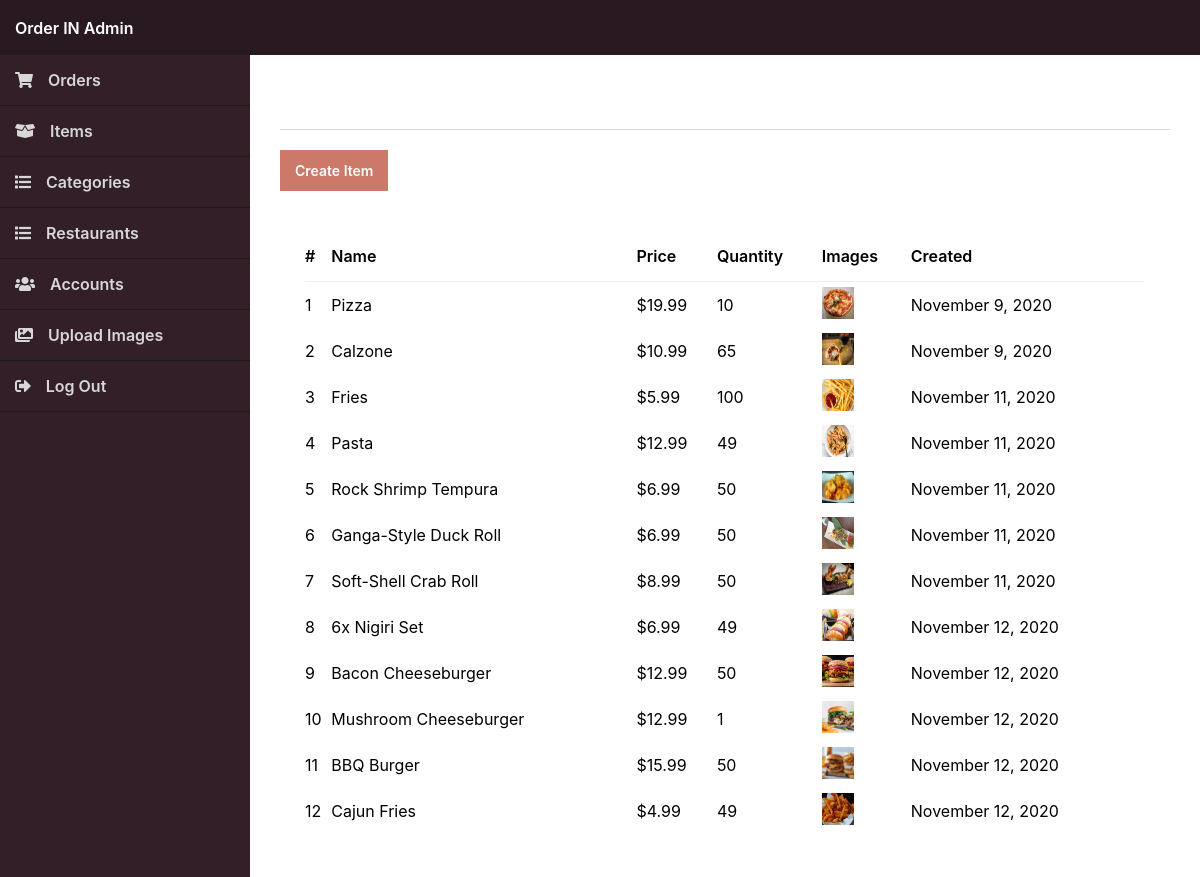
The app's page /admin/index.php?page=items (signed in) with its own data.
### tables this page shows
CREATE TABLE `items` (
  `id` int(11) NOT NULL,
  `name` varchar(200) NOT NULL,
  `desc` text NOT NULL,
  `price` decimal(7,2) NOT NULL,
  `quantity` int(11) NOT NULL,
  `img` text NOT NULL,
  `time` int(2) NOT NULL,
  `date_added` datetime NOT NULL DEFAULT current_timestamp()
);

### admin/index.php (called while the page is built, shortened)
<?php
include '../functions.php';
$page = isset($_GET['page']) && file_exists($_GET['page'] . '.php') ? $_GET['page'] : 'orders';
include $page . '.php';
?>

### admin/items.php (the view, shortened to what this page needs)
<?php
$stmt = $pdo->prepare('SELECT i.*, GROUP_CONCAT(ii.img) AS imgs FROM items i LEFT JOIN items_images ii ON i.id = ii.item_id GROUP BY i.id ORDER BY i.date_added ASC');
$stmt->execute();
$items = $stmt->fetchAll(PDO::FETCH_ASSOC);
?>
<?=template_admin_header('Items')?>
<h2>Items</h2>
<div class="links">
    <a href="index.php?page=item">Create Item</a>
</div>
<div class="content-block">
    <div class="table">
        <table>
            <thead>
                <tr>
                    <td class="responsive-hidden">#</td>
                    <td>Name</td>
                    <td>Price</td>
                    <td>Quantity</td>
                    <td class="responsive-hidden">Images</td>
                    <td class="responsive-hidden">Created</td>
                </tr>
            </thead>
            <tbody>
                <?php if (empty($items)): ?>
                <tr>
                    <td colspan="8" style="text-align:center;">There are no items</td>
                </tr>
                <?php else: ?>
                <?php foreach ($items as $item): ?>
                <tr class="details" onclick="location.href='index.php?page=item&id=<?=$item['id']?>'">
                    <td class="responsive-hidden"><?=$item['id']?></td>
                    <td><?=$item['name']?></td>
                    <td><?=currency_code?><?=number_format($item['price'], 2)?></td>
                    <td><?=$item['quantity']?></td>
                    <td class="responsive-hidden">
                        <?PHP foreach (explode(',',$item['imgs']) as $img): ?>
                        <img src="../imgs/<?=$img?>" width="32" height="32" alt="<?=$img?>">
                        <?php endforeach; ?>
                    </td>
                    <td class="responsive-hidden"><?=date('F j, Y', strtotime($item['date_added']))?></td>
                </tr>
                <?php endforeach; ?>
                <?php endif; ?>
            </tbody>
        </table>
    </div>
</div>
<?=template_admin_footer()?>

### admin/admin.css (style rules this page uses)
* { box-sizing: border-box; font-family: -apple-system, BlinkMacSystemFont, "segoe ui", roboto, oxygen, ubuntu, cantarell, "fira sans", "droid sans", "helvetica neue", Arial, sans-serif; font-size: 16px; -webkit-font-smoothing: antialiased; -moz-osx-font-smoothing: grayscale; }
html { height: 100%; }
body { position: relative; min-height: 100%; color: #55555; background-image: url(../imgs/background.jpg); background-size: cover; margin: 0; }
h1, h2, h3, h4, h5 { color: white; margin: 0; padding: 0; }
main h2 { font-size: 20px; padding-bottom: 20px; border-bottom: 1px solid #dbdbdd; }
main .content-block { background-color: #fff; margin-top: 25px; padding: 15px; }
main .table { padding: 0 10px; }
main .table table { width: 100%; border-collapse: collapse; }
main .table table thead td { font-weight: 600; padding: 15px 0; }
main .table table thead tr { border-bottom: 1px solid #f0f0f1; }
main .table table tbody td { padding: 5px 0; }
main .table table .details { cursor: pointer; }
main .links { display: flex; flex-flow: wrap; padding-top: 20px; }
main .links a { display: inline-flex; text-decoration: none; background: #CC796A; color: #FFFFFF; padding: 12px 15px; margin-right: 10px; font-size: 14px; font-weight: 600; }

### records on screen
items: id "1", name "Pizza", price "19.99", quantity "10", shows a picture, date_added "November 9, 2020"
items: id "2", name "Calzone", price "10.99", quantity "65", shows a picture, date_added "November 9, 2020"
items: id "3", name "Fries", price "5.99", quantity "100", shows a picture, date_added "November 11, 2020"
items: id "4", name "Pasta", price "12.99", quantity "49", shows a picture, date_added "November 11, 2020"
items: id "5", name "Rock Shrimp Tempura", price "6.99", quantity "50", shows a picture, date_added "November 11, 2020"
items: id "6", name "Ganga-Style Duck Roll", price "6.99", quantity "50", shows a picture, date_added "November 11, 2020"
items: id "7", name "Soft-Shell Crab Roll", price "8.99", quantity "50", shows a picture, date_added "November 11, 2020"
items: id "8", name "6x Nigiri Set", price "6.99", quantity "49", shows a picture, date_added "November 12, 2020"
items: id "9", name "Bacon Cheeseburger", price "12.99", quantity "50", shows a picture, date_added "November 12, 2020"
items: id "10", name "Mushroom Cheeseburger", price "12.99", quantity "1", shows a picture, date_added "November 12, 2020"
items: id "11", name "BBQ Burger", price "15.99", quantity "50", shows a picture, date_added "November 12, 2020"
items: id "12", name "Cajun Fries", price "4.99", quantity "49", shows a picture, date_added "November 12, 2020"
